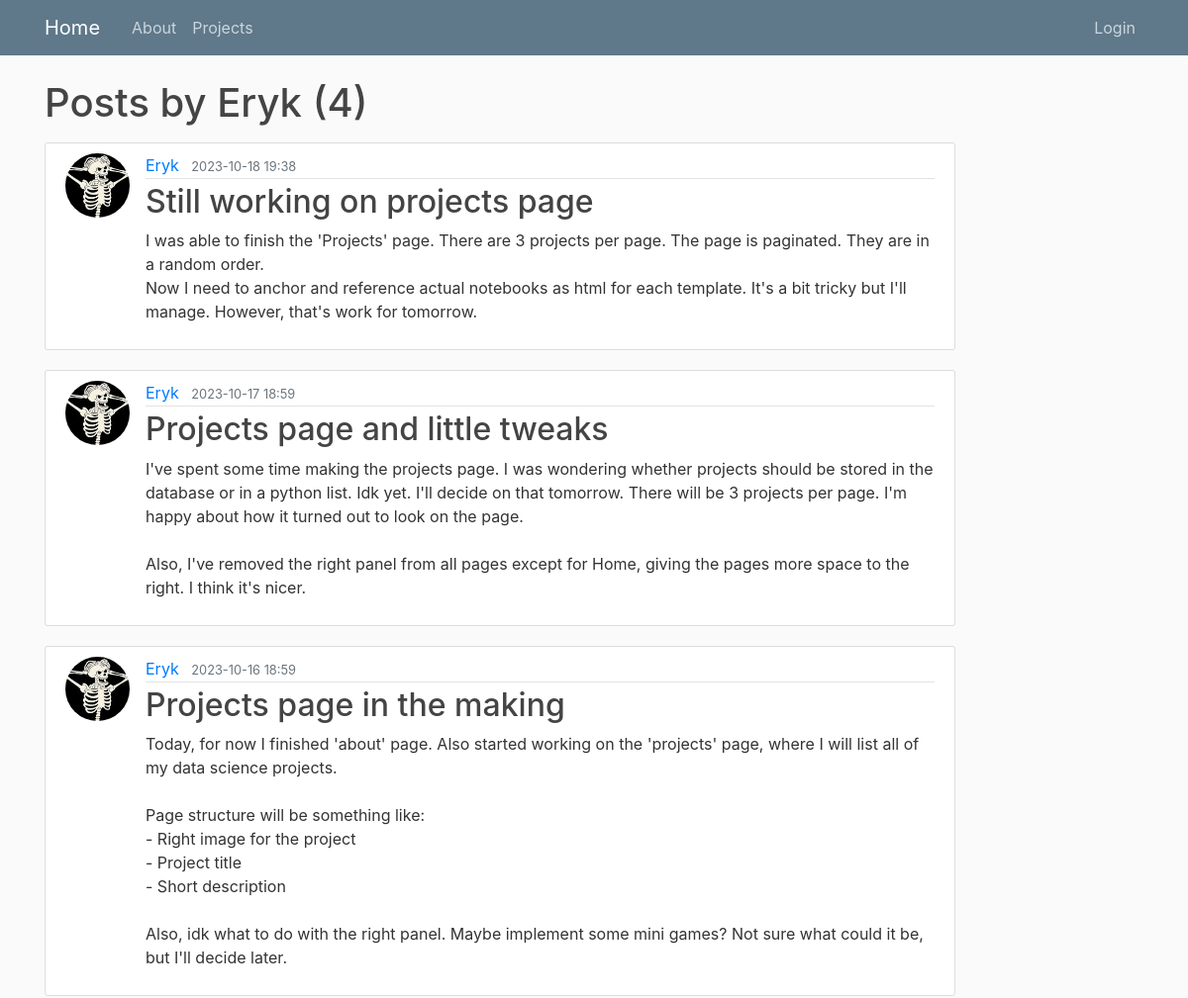
Before: /user/Eryk (upper part) with the older database file.
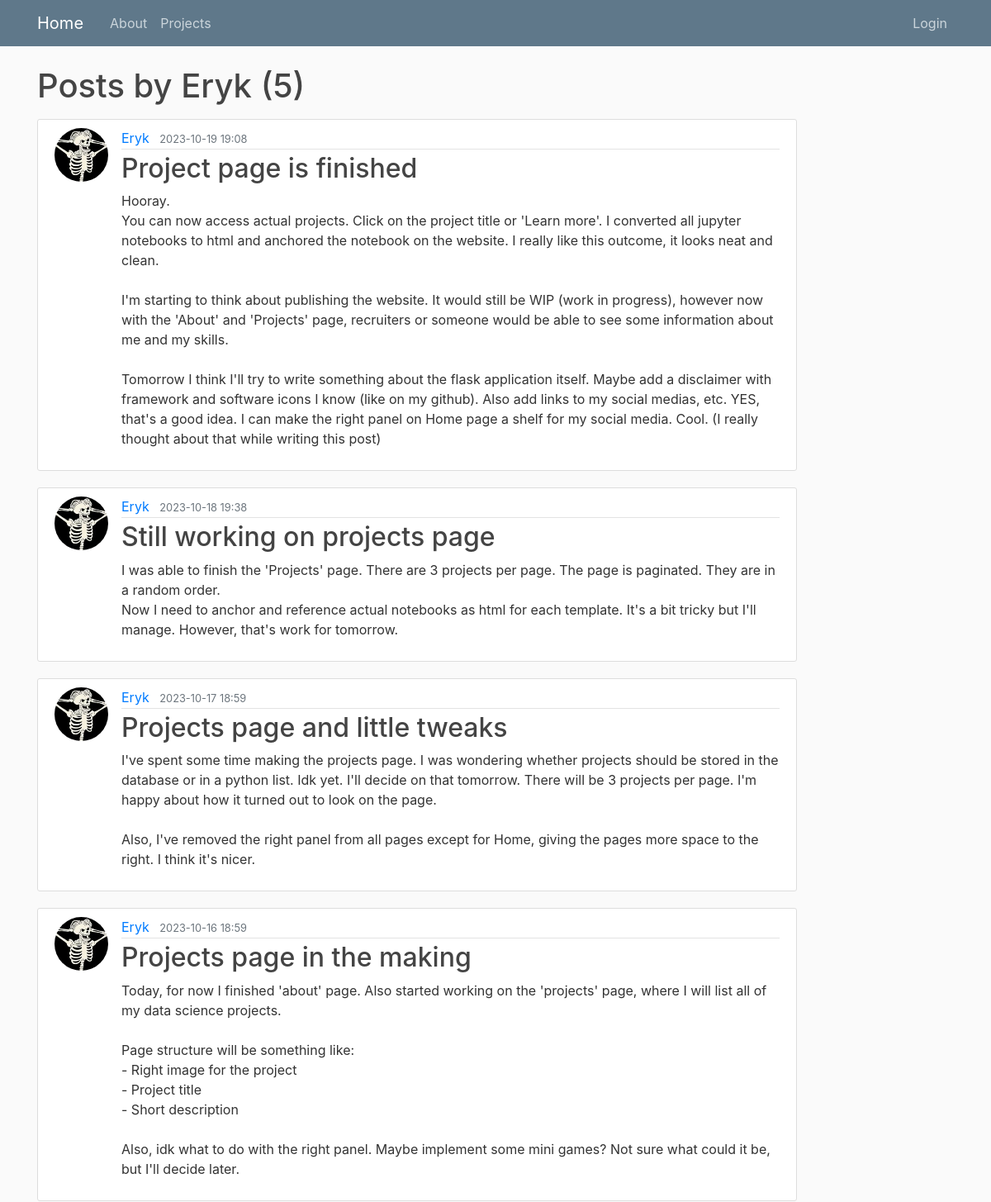
After: the same page with the newer database file.
### blog/models.py (models this page shows, shortened)
class Post(db.Model):
    id = db.Column(db.Integer, primary_key=True)
    title = db.Column(db.String(100), nullable=False)
    date_posted = db.Column(db.DateTime, nullable=False, default=datetime.utcnow)
    content = db.Column(db.Text, nullable=False)
    user_id = db.Column(db.Integer, db.ForeignKey('user.id'), nullable=False)

class User(db.Model, UserMixin):
    id = db.Column(db.Integer, primary_key=True)
    username = db.Column(db.String(20), unique=True, nullable=False)
    email = db.Column(db.String(120), unique=True, nullable=False)
    image_file = db.Column(db.String(20), nullable=False, default='default.jpg')
    password = db.Column(db.String(60), nullable=False)
    posts = db.relationship('Post', backref='author', lazy=True)

### blog/users/routes.py (the view)
@users.route("/user/<string:username>")
def user_posts(username):
	page = request.args.get('page', default=1, type=int)
	user = User.query.filter_by(username=username).first_or_404()
	posts = Post.query.filter_by(author=user).order_by(Post.date_posted.desc()).paginate(page=page, per_page=5)
	return render_template('user_posts.html', posts=posts, user=user)

### blog/templates/user_posts.html (shortened to what this page needs)
{% extends "layout.html" %}
{% block content %}
    <h1 class="mb-3">Posts by {{ user.username }} ({{ posts.total }})</h1>
    {% for post in posts.items %}
        <article class="media content-section">
            <img class="rounded-circle article-img" src="{{ url_for('static', filename='profile_pics/' + post.author.image_file) }}">
            <div class="media-body">
                <div class="article-metadata">
                    <a class="mr-2" href="{{ url_for('users.user_posts', username=post.author.username) }}" style="text-decoration: none;">{{ post.author.username }}</a>
                    <small class="text-muted">{{ post.date_posted.strftime('%Y-%m-%d %H:%M') }}</small>
                </div>
                <h2><a class="article-title" href="{{ url_for('posts.post', post_id=post.id) }}" style="text-decoration: none;">{{ post.title }}</a></h2>
                <p class="article-content">{{ post.content }}</p>
            </div>
        </article>
    {% endfor %}
{% endblock content %}

Changed rows visible on the page:
added Post: image_file (picture), author.username "Eryk", date_posted "2023-10-19 19:08", title "Project page is finished", content "Hooray. You can now access actual projects. Click on the project title or 'Learn more'. I converted all jupyter notebooks to html and anchored the notebook on the website. I really like this outcome, it looks neat and clean. I'm starting to think about publishing the website. It would still be WIP (work in progress), however now with the 'About' and 'Projects' page, recruiters or someone would be able to see some information about me and my skills. Tomorrow I think I'll try to write something about the flask application itself. Maybe add a disclaimer with framework and software icons I know (like on my github). Also add links to my social medias, etc. YES, that's a good idea. I can make the…"
Other visible differences:
{{ posts.total }}: "4" → "5"
